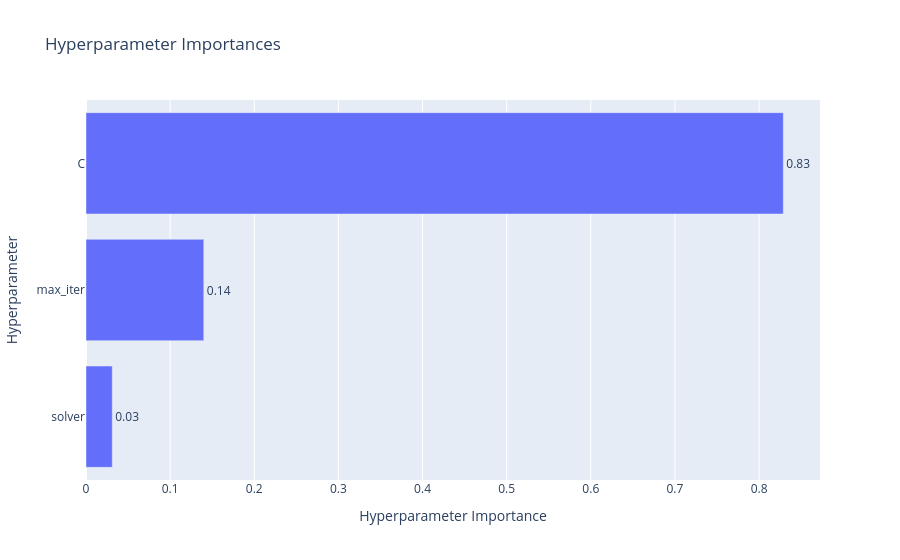

Notebook cell for this chart:
### Code cell
plot_param_importances(study_log)

### Figure 1 — Plotly figure (JSON) as saved in the notebook; plotly's stock layout.template omitted (floating-point values rounded to 4 significant figures)
{"data": [{"cliponaxis": false, "hovertemplate": ["solver (CategoricalDistribution): 0.0312158930383025<extra></extra>", "max_iter (IntDistribution): 0.1399914069225586<extra></extra>", "C (FloatDistribution): 0.828792700039139<extra></extra>"], "name": "Objective Value", "orientation": "h", "text": ["0.03", "0.14", "0.83"], "textposition": "outside", "type": "bar", "x": [0.03122, 0.14, 0.8288], "y": ["solver", "max_iter", "C"]}], "layout": {"title": {"text": "Hyperparameter Importances"}, "xaxis": {"title": {"text": "Hyperparameter Importance"}}, "yaxis": {"title": {"text": "Hyperparameter"}}}}
